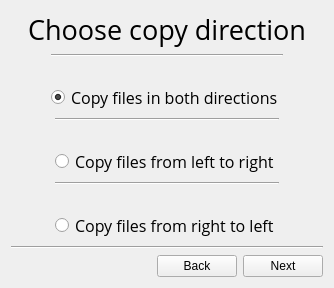
               <widget class="QWidget" name="page_4">
                <layout class="QGridLayout" name="gridLayout_8">
                 <item row="0" column="0">
                  <layout class="QVBoxLayout" name="verticalLayout_9">
                   <item>
                    <widget class="QLabel" name="p3Title">
                     <property name="font">
                      <font>
                       <family>Open Sans</family>
                       <pointsize>20</pointsize>
                      </font>
                     </property>
                     <property name="text">
                      <string>Choose copy direction</string>
                     </property>
                     <property name="alignment">
                      <set>Qt::AlignCenter</set>
                     </property>
                    </widget>
                   </item>
                   <item>
                    <layout class="QHBoxLayout" name="horizontalLayout_12">
                     <item>
                      <spacer name="horizontalSpacer_31">
                       <property name="orientation">
                        <enum>Qt::Horizontal</enum>
                       </property>
                       <property name="sizeHint" stdset="0">
                        <size>
                         <width>40</width>
                         <height>20</height>
                        </size>
                       </property>
                      </spacer>
                     </item>
                     <item>
                      <layout class="QVBoxLayout" name="verticalLayout_8">
                       <item>
                        <widget class="Line" name="line_14">
                         <property name="orientation">
                          <enum>Qt::Horizontal</enum>
                         </property>
                        </widget>
                       </item>
                       <item>
                        <widget class="QLabel" name="directionBothImage">
                         <property name="text">
                          <string/>
                         </property>
                         <property name="pixmap">
                          <pixmap resource="res.qrc">:/images/DirectionBoth.png</pixmap>
                         </property>
                         <property name="alignment">
                          <set>Qt::AlignCenter</set>
                         </property>
                        </widget>
                       </item>
                       <item>
                        <widget class="QRadioButton" name="copyBothCheck">
                         <property name="font">
                          <font>
                           <family>Open Sans</family>
                           <pointsize>12</pointsize>
                          </font>
                         </property>
                         <property name="text">
                          <string>Copy files in both directions</string>
                         </property>
                         <property name="checked">
                          <bool>true</bool>
                         </property>
                        </widget>
                       </item>
                      </layout>
                     </item>
                     <item>
                      <spacer name="horizontalSpacer_32">
                       <property name="orientation">
                        <enum>Qt::Horizontal</enum>
                       </property>
                       <property name="sizeHint" stdset="0">
                        <size>
                         <width>40</width>
                         <height>20</height>
                        </size>
                       </property>
                      </spacer>
                     </item>
                    </layout>
                   </item>
                   <item>
                    <layout class="QHBoxLayout" name="horizontalLayout_9">
                     <item>
                      <spacer name="horizontalSpacer_25">
                       <property name="orientation">
                        <enum>Qt::Horizontal</enum>
                       </property>
                       <property name="sizeHint" stdset="0">
                        <size>
                         <width>40</width>
                         <height>20</height>
                        </size>
                       </property>
                      </spacer>
                     </item>
                     <item>
                      <layout class="QVBoxLayout" name="verticalLayout_5">
                       <item>
                        <widget class="Line" name="line_7">
                         <property name="orientation">
                          <enum>Qt::Horizontal</enum>
                         </property>
                        </widget>
                       </item>
                       <item>
                        <widget class="QLabel" name="directionLRimage">
                         <property name="text">
                          <string/>
                         </property>
                         <property name="pixmap">
                          <pixmap resource="res.qrc">:/images/DirectionLR.png</pixmap>
                         </property>
                         <property name="alignment">
                          <set>Qt::AlignCenter</set>
                         </property>
                        </widget>
                       </item>
                       <item>
                        <widget class="QRadioButton" name="copyLRcheck">
                         <property name="font">
                          <font>
                           <family>Open Sans</family>
                           <pointsize>12</pointsize>
                          </font>
                         </property>
                         <property name="text">
                          <string>Copy files from left to right</string>
                         </property>
                        </widget>
                       </item>
                      </layout>
                     </item>
                     <item>
                      <spacer name="horizontalSpacer_26">
                       <property name="orientation">
                        <enum>Qt::Horizontal</enum>
                       </property>
                       <property name="sizeHint" stdset="0">
                        <size>
                         <width>40</width>
                         <height>20</height>
                        </size>
                       </property>
                      </spacer>
                     </item>
                    </layout>
                   </item>
                   <item>
                    <layout class="QHBoxLayout" name="horizontalLayout_11">
                     <item>
                      <spacer name="horizontalSpacer_29">
                       <property name="orientation">
                        <enum>Qt::Horizontal</enum>
                       </property>
                       <property name="sizeHint" stdset="0">
                        <size>
                         <width>40</width>
                         <height>20</height>
                        </size>
                       </property>
                      </spacer>
                     </item>
                     <item>
                      <layout class="QVBoxLayout" name="verticalLayout_7">
                       <item>
                        <widget class="Line" name="line_13">
                         <property name="orientation">
                          <enum>Qt::Horizontal</enum>
                         </property>
                        </widget>
                       </item>
                       <item>
                        <widget class="QLabel" name="directionRLimage">
                         <property name="text">
                          <string/>
                         </property>
                         <property name="pixmap">
                          <pixmap resource="res.qrc">:/images/DirectionRL.png</pixmap>
                         </property>
                         <property name="alignment">
                          <set>Qt::AlignCenter</set>
                         </property>
                        </widget>
                       </item>
                       <item>
                        <widget class="QRadioButton" name="copyRLcheck">
                         <property name="font">
                          <font>
                           <family>Open Sans</family>
                           <pointsize>12</pointsize>
                          </font>
                         </property>
                         <property name="text">
                          <string>Copy files from right to left</string>
                         </property>
                        </widget>
                       </item>
                      </layout>
                     </item>
                     <item>
                      <spacer name="horizontalSpacer_30">
                       <property name="orientation">
                        <enum>Qt::Horizontal</enum>
                       </property>
                       <property name="sizeHint" stdset="0">
                        <size>
                         <width>40</width>
                         <height>20</height>
                        </size>
                       </property>
                      </spacer>
                     </item>
                    </layout>
                   </item>
                   <item>
                    <widget class="Line" name="line_15">
                     <property name="orientation">
                      <enum>Qt::Horizontal</enum>
                     </property>
                    </widget>
                   </item>
                   <item>
                    <layout class="QHBoxLayout" name="p1horz1_3">
                     <item>
                      <spacer name="horizontalSpacer_24">
                       <property name="orientation">
                        <enum>Qt::Horizontal</enum>
                       </property>
                       <property name="sizeHint" stdset="0">
                        <size>
                         <width>40</width>
                         <height>20</height>
                        </size>
                       </property>
                      </spacer>
                     </item>
                     <item>
                      <widget class="QPushButton" name="p4Back">
                       <property name="text">
                        <string>Back</string>
                       </property>
                      </widget>
                     </item>
                     <item>
                      <widget class="QPushButton" name="p4Next">
                       <property name="text">
                        <string>Next</string>
                       </property>
                      </widget>
                     </item>
                    </layout>
                   </item>
                  </layout>
                 </item>
                </layout>
               </widget>
